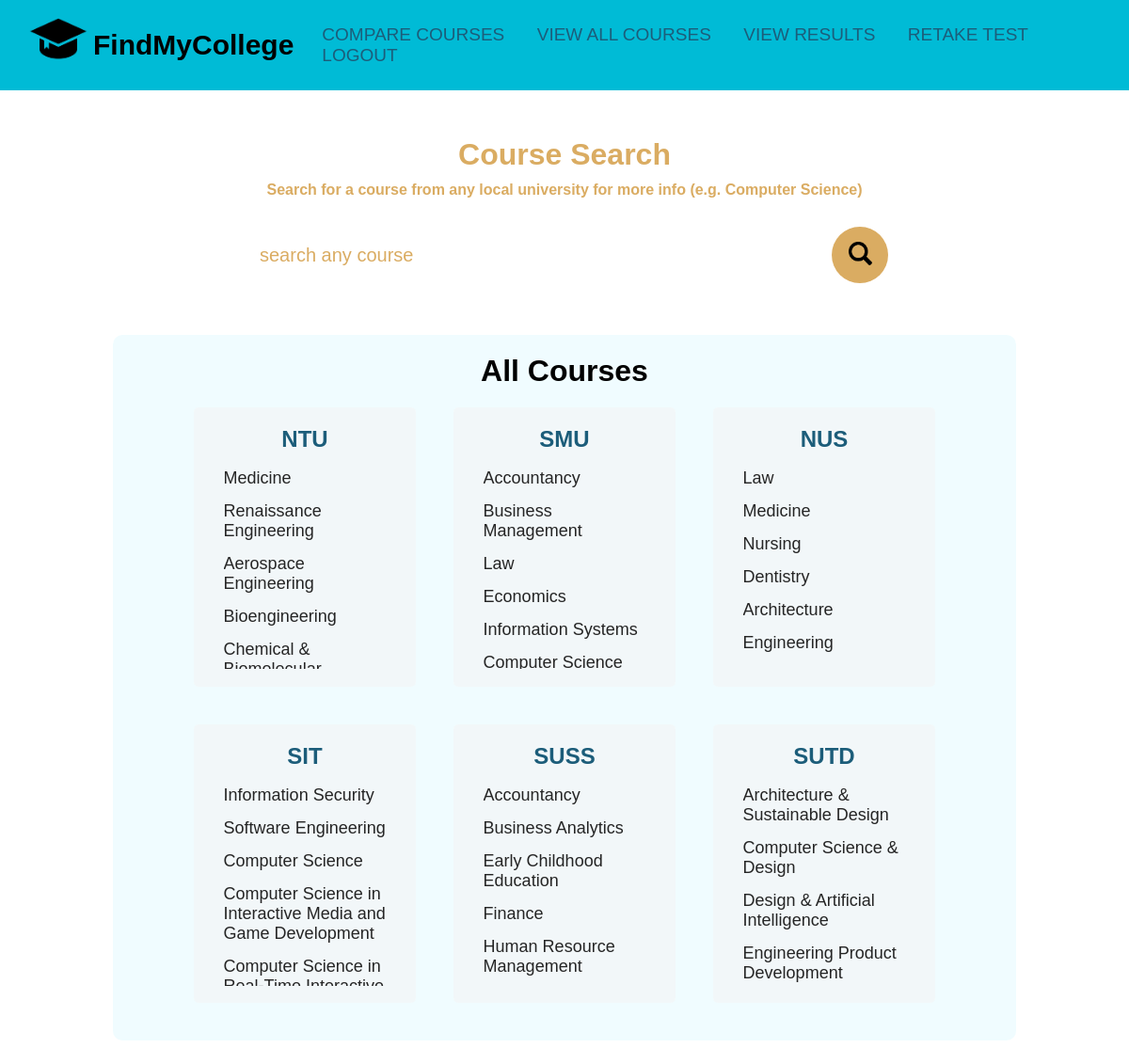
The page /all_courses (signed in) on the database its author committed.
### Website/models.py (models this page shows)
class Degrees(db.Model):
    id=db.Column(db.Integer,primary_key=True)
    school=db.Column(db.String(150))
    degree=db.Column(db.String(150))
    alevel_igp=db.Column(db.String(150))
    polytechnic_igp=db.Column(db.Float)
    employability=db.Column(db.Float)
    salary=db.Column(db.Integer)
    riasec_code=db.Column(db.String(10))
    related_subject1=db.Column(db.String(50))
    related_subject2=db.Column(db.String(50))
    related_subject3=db.Column(db.String(50))
    additional_information=db.Column(db.String(500))
    a_level_prerequisite_subjects=db.Column(db.String(100))
    a_level_prerequisites=db.Column(db.String(100))

### Website/views.py (the view, shortened to what this page needs)
@views.route('/all_courses',methods=['POST','GET'])
@login_required
def all_courses_page():
    data=Degrees.query.all() #get all courses available at every unvieristy
    course_list=defaultdict(list)
    for course in data:
        course_id=course.id
        course_degree=course.degree
        course_school=course.school
        course_list[course_school].append((course_school,course_degree,course_id))
    data=Degrees.query.all() #get all courses available at every unvieristy
    all_degrees_search=[]
    for course in data:
        course_degree=course.degree
        course_school=course.school
        all_degrees_search.append(str(course_degree)+" ("+str(course_school)+")")
    return render_template("view_all_courses.html",user=current_user,
                           all_courses=course_list,
                           all_degrees_search=all_degrees_search)

### Website/__init__.py (called while the page is built)
def create_app():
    app = Flask(__name__)
    app.config['SECRET_KEY'] = 'secret'
    app.config['SQLALCHEMY_DATABASE_URI'] = f'sqlite:///{DB_NAME}'
    db.init_app(app)
    from .views import views
    from .auth import auth
    app.register_blueprint(views, url_prefix='/')
    app.register_blueprint(auth, url_prefix='/')
    from .models import User
    with app.app_context():
        db.create_all()
    login_manager = LoginManager()
    login_manager.login_view = 'auth.login'
    login_manager.init_app(app)
    @login_manager.user_loader
    def load_user(id):
        return User.query.get(int(id))
    return app

### Website/templates/view_all_courses.html (shortened to what this page needs)
{% extends "base.html" %} {% block title %}All Courses{% endblock %}
{% block search %}
<h3 style="text-align: center; margin-top: 50px; color: #daac62;font-size: 32px;">Course Search</h3>
<h4 style="text-align: center; margin-top: 10px; color: #daac62;">Search for a course from any local university for more info (e.g. Computer Science)</h4>
  <div class="search-bar-container">
    <div class="search-bar">
      <form method="POST" class="search-bar" >
        <input type="text" placeholder="search any course" name="q">
        <button type="submit"><img src="/static/searchIcon.png"></button>
      </form>
    </div>
  </div>
{% endblock %}
{% block content %}
<body>
    <div class="allcourses-wrapper">
      <div class="allCourses-wrapper">
        <h1>All Courses</h1>
        <div id="course-space">
          {% for school, degrees in all_courses.items() %}
          <div class="by-school">
            <h2>{{ school }}</h2>
            <div class="course-byschool">
            {% for degree in degrees %}
              <a href="course_specifics/{{degree[2]}}">{{degree[1]}}</a>
            {% endfor %}
            </div>
          </div>
          {% endfor %}
        </div>
      </div>
    </div>
  </body>
  {% endblock %}

### Website/templates/base.html (shortened to what this page needs)
<!DOCTYPE html>
<html>
  <head>
    <link rel="stylesheet" href="{{url_for("static",filename="css/main.css")}}">
  </head>
  <body>
    <nav class="navbar">
      <a style="text-decoration: none;" class="logoheader" href="/">
        <img src="{{url_for("static", filename="universityhaticon.png")}}">
        <h1>FindMyCollege</h1>
      </a>
      <div class="navbar-nav">
        {% if user.is_authenticated %}
        {% if user.completed==True %}
        <a class="nav-item" id="View Prospects" href="/prospects_search">COMPARE COURSES</a>
        <a class="nav-item" id="View Prospects" href="/all_courses">VIEW ALL COURSES</a>
        <a class="nav-item" id="viewresult" href="/view_results">VIEW RESULTS</a>
        <a class="nav-item" id="Take Test" href="/TakeTest1">RETAKE TEST</a>
        <a class="nav-item" id="logout" href="/logout">LOGOUT</a>
        {% endif %}
        {% else %}
        <a class="nav-item" id="Take Test" href="/login">TAKE TEST</a>
        <a class="nav-item" id="login" href="/login">LOGIN</a>
        <a class="nav-item" id="signup" href="/sign-up"><button>SIGN UP</button></a>
        {% endif %}
      </div>
    </nav>
    {% block search %}{% endblock %}
    <div class="container">{% block content %} {% endblock %}</div>
  </body>
</html>

### Website/static/css/main.css (style rules this page uses)
* { margin: 0; padding: 0; font-family: 'Trebuchet MS', 'Lucida Sans Unicode', 'Lucida Grande', 'Lucida Sans', Arial, sans-serif; }
.navbar { background-color: #00bbd6; height: 12vh; width: 100%; display: flex; justify-content: space-between; align-items: center; }
.nav-item { color: black; text-transform: capitalize; }
.logoheader { display: flex; justify-content: center; align-items: center; text-decoration: none; margin-left: 30px; }
.logoheader img { height: 10vh; margin-right: 5px; }
.logoheader h1 { color: black; text-decoration: none; font-size: 30px; }
.navbar-nav { margin-right: 30px; }
.nav-item { margin-left: 30px; font-size: 19px; text-decoration: none; color: #1c5d7a; }
#course-space { height: 90vh; width: 90%; display: grid; grid-template-columns: 1fr 1fr 1fr; grid-template-rows: 1fr 1fr; }
.by-school { display: flex; flex-direction: column; align-items: center; background-color: rgba(245, 245, 245, 0.585); border-radius: 5px; padding: 10px; margin: 20px; }
.by-school h2 { margin-top: 10px; margin-bottom: 10px; color:#1c5d7a; }
.course-byschool { width: 80%; height: 220px; display: flex; flex-direction: column; overflow-y: scroll; text-align: left; }
.course-byschool a { font-size: 18px; font-weight: lighter; cursor: pointer; transition: ease-in-out 0.35s; margin: 7px 0px; text-decoration: none; color: rgb(37, 37, 37); }
.search-bar-container { width: 100%; min-height: 15vh; background-image :linear-gradient(rgba(0,8,51,0,9),rgba(0,8,51,0.9)),url(/static/searchIcon.png); background-position: center; background-size:cover; display: flex; align-items: center; justify-content: center; }
.search-bar { width: 100%; max-width: 700px; background: rgba(255, 255, 255, 0.212); display: flex; align-items: center; border-radius: 10px; padding: 3px; backdrop-filter: blur(4px) saturate(180%); position: relative; }
.search-bar input { background: transparent; flex:1; border:0; outline:none; padding:24px 20px; font-size:20px; color:rgb(217, 171, 97); }
::placeholder { color:#daac62; }
.search-bar button img { width:25px; }
.search-bar button { border:0; border-radius:50%; width:60px; height: 60px; background: #daac62; cursor:pointer; }
* { margin: 0; padding: 0; box-sizing: border-box; font-family: 'Poppins', sans-serif; }
.allCourses-wrapper { background-color: #e6fbff9c; margin-top: 0; margin-bottom: 50; height: 100vh; width: 80%; padding: 20px; text-align: center; border-radius: 10px; display: flex; flex-direction: column; align-items: center; justify-content: center; overflow-y: none; height: calc(100vh - 50px); }
.allcourses-wrapper { height: 100vh; width: 100%; display: flex; justify-content: center; align-items: center; }

### Website/templates/view_all_courses.html (style rules this page uses)
body { background-image: url("static/university_background.jpg"); background-repeat: no-repeat; background-attachment: fixed; background-size: cover; color:black; }

### rows shown on the page
Degrees: school "NTU", degree "Medicine"
Degrees: degree "Renaissance Engineering"
Degrees: degree "Aerospace Engineering"
Degrees: degree "Bioengineering"
Degrees: degree "Chemical &…"
Degrees: school "SMU", degree "Accountancy"
Degrees: degree "Business Management"
Degrees: degree "Law"
Degrees: degree "Economics"
Degrees: degree "Information Systems"
Degrees: degree "Computer Science"
Degrees: school "NUS", degree "Law"
Degrees: degree "Medicine"
Degrees: degree "Nursing"
Degrees: degree "Dentistry"
Degrees: degree "Architecture"
Degrees: degree "Engineering"
Degrees: school "SIT", degree "Information Security"
Degrees: degree "Software Engineering"
Degrees: degree "Computer Science"
Degrees: degree "Computer Science in Interactive Media and Game Development"
Degrees: degree "Computer Science in…"
Degrees: school "SUSS", degree "Accountancy"
Degrees: degree "Business Analytics"
Degrees: degree "Early Childhood Education"
Degrees: degree "Finance"
Degrees: degree "Human Resource Management"
Degrees: school "SUTD", degree "Architecture & Sustainable Design"
Degrees: degree "Computer Science & Design"
Degrees: degree "Design & Artificial Intelligence"
Degrees: degree "Engineering Product Development"
